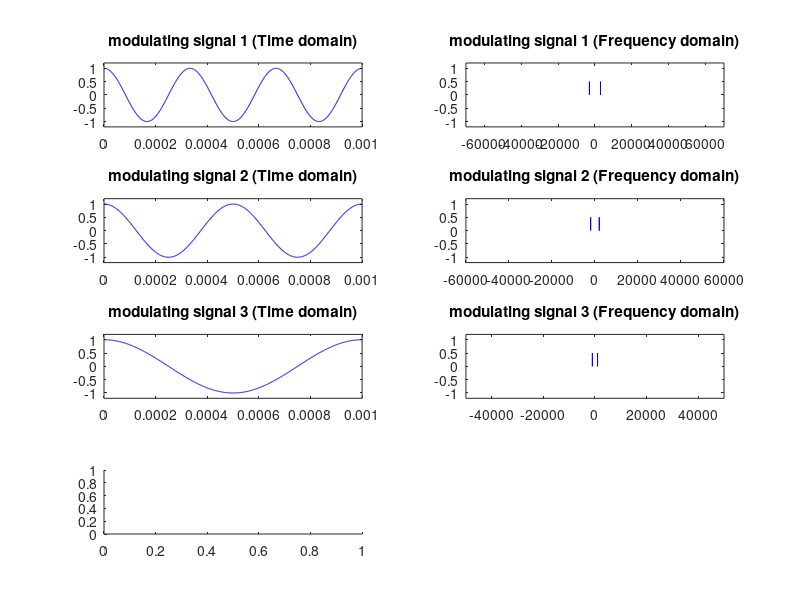

Write MATLAB code to recreate this figure. (Note: this script raises an error after producing the figure.)
% Plot tree diferent signals (cos) multiplexed in frequency domain. 

clc; clear all; close all

% Defining the signals amplitude. 
A1_modulating = 1;
A2_modulating = 1;
A3_modulating = 1;
A_carrier = 1;

% Defining the signals frequency
f1_modulating = 3000;
f2_modulating = 2000;
f3_modulating = 1000;

% carrier frequencies (use the bigger frequecy as f1 always!)
f1_carrier = 14000;
f2_carrier = 12000;
f3_carrier = 10000;


% Defining the period and frequency of sampling: 
fs1 = 50*f1_carrier;
Ts1 = 1/fs1;
T1 = 1/f1_modulating;

% Defining the signal period. 
t_inicial = 0;
t_final = 2;

% "t" vector: correspondente ao periodo de análise (dominio da frequência); 
t1 = [t_inicial:Ts1:t_final];

% calculando o passo no dominio da frequência; 
f1_step = 1/t_final;

% vetor "f" correspondente ao periodo de análise (dominio da frequência); 
f1 = [-fs1/2:f1_step:fs1/2];

modulating_signal1 = A1_modulating*cos(2*pi*f1_modulating*t1);
modulating_signal2 = A2_modulating*cos(2*pi*f2_modulating*t1);
modulating_signal3 = A3_modulating*cos(2*pi*f3_modulating*t1);

carrier_signal1 = A_carrier*cos(2*pi*f1_carrier*t1);
carrier_signal2 = A_carrier*cos(2*pi*f2_carrier*t1);
carrier_signal3 = A_carrier*cos(2*pi*f3_carrier*t1);

final_signal1 = modulating_signal1 .* carrier_signal1;
final_signal2 = modulating_signal2 .* carrier_signal2;
final_signal3 = modulating_signal3 .* carrier_signal3;


% realizando a FFT (fast Fourier Transform) do sinal para o domínio da frequência; 

modulating_F1 = fft(modulating_signal1)/length(modulating_signal1);
modulating_F1 = fftshift(modulating_F1);

carrier_F1 = fft(carrier_signal1)/length(carrier_signal1);
carrier_F1 = fftshift(carrier_F1);

modulating_F2 = fft(modulating_signal2)/length(modulating_signal2);
modulating_F2 = fftshift(modulating_F2);

carrier_F2 = fft(carrier_signal2)/length(carrier_signal2);
carrier_F2 = fftshift(carrier_F2);

modulating_F3 = fft(modulating_signal3)/length(modulating_signal3);
modulating_F3 = fftshift(modulating_F3);

carrier_F3 = fft(carrier_signal3)/length(carrier_signal3);
carrier_F3 = fftshift(carrier_F3);

multiplexed_singal = final_signal1 + final_signal2 + final_signal3;

multiplexed_F = fft(multiplexed_singal)/length(multiplexed_singal);
multiplexed_F = fftshift(multiplexed_F);


figure(1)
subplot(421)
plot(t1,modulating_signal1,'b')
xlim([0 3*T1])
ylim([-1.2*A1_modulating 1.2*A1_modulating])
title('modulating signal 1 (Time domain)')

subplot(423)
plot(t1,modulating_signal2,'b')
xlim([0 3*T1])
ylim([-1.2*A2_modulating 1.2*A2_modulating])
title('modulating signal 2 (Time domain)')

subplot(425)
plot(t1,modulating_signal3,'b')
xlim([0 3*T1])
ylim([-1.2*A3_modulating 1.2*A3_modulating])
title('modulating signal 3 (Time domain)')


subplot(422)
plot(f1,abs(modulating_F1), 'b')
xlim([-5*f1_carrier 5*f1_carrier])
ylim([-1.2*A1_modulating 1.2*A1_modulating])
title('modulating signal 1 (Frequency domain)')

subplot(424)
plot(f1,abs(modulating_F2), 'b')
xlim([-5*f2_carrier 5*f2_carrier])
ylim([-1.2*A2_modulating 1.2*A2_modulating])
title('modulating signal 2 (Frequency domain)')

subplot(426)
plot(f1,abs(modulating_F3), 'b')
xlim([-5*f3_carrier 5*f3_carrier])
ylim([-1.2*A3_modulating 1.2*A3_modulating])
title('modulating signal 3 (Frequency domain)')


subplot(427)
plot(t,multiplexed_singal, 'k')
xlim([0 3*T])
hold on
plot(t,modulating_signal1, 'r')
hold on
plot(t,modulating_signal2, 'g')
hold on
plot(t,modulating_signal3, 'b')
title('Multiplexed Signal (Time domain)')

subplot(428)
plot(f1,abs(multiplexed_F), 'b')
xlim([-5*multiplexed_F 5*multiplexed_F])
ylim([-1.2*multiplexed_F 1.2*multiplexed_F])
title('Multiplexed Signal (Frequency domain)')















final_F = fft(final_signal)/length(final_signal);
final_F = fftshift(final_F);




figure(1)
subplot(321)
plot(t,modulating_signal,'b')
xlim([0 3*T])
ylim([-1.2*A_modulating 1.2*A_modulating])
title('modulating signal (Time domain)')

subplot(323)
plot(t,carrier_signal, 'b')
xlim([0 3*T])
ylim([-1.2*A_carrier 1.2*A_carrier])
title('carrier signal (Time domain)')

subplot(325)
plot(t,final_signal, 'b')
xlim([0 3*T])
hold on
plot(t,modulating_signal, 'r')
xlim([0 3*T])
ylim([-1.2*A_modulating 1.2*A_modulating])
title('final signal (Time domain)')

subplot(322)
plot(f,abs(modulating_F), 'b')
xlim([-5*f_carrier 5*f_carrier])
ylim([-1.2*A_modulating 1.2*A_modulating])
title('modulating signal (Frequency domain)')

subplot(324)
plot(f,abs(carrier_F), 'b')
xlim([-5*f_carrier 5*f_carrier])
ylim([-0.8*A_carrier 0.8*A_carrier])
title('carrier signal (Frequency domain)')

subplot(326)
plot(f,abs(final_F), 'b')
xlim([-5*f_carrier 5*f_carrier])
ylim([-0.5*A_modulating 0.5*A_modulating])
title('final signal (Frequency domain)')


demulated_signal = final_signal .* carrier_signal; 

demulated_F = fft(demulated_signal)/length(demulated_signal);
demulated_F = fftshift(demulated_signal);

figure(2)
subplot(121)
plot(t,demulated_signal,'b')
xlim([0 3*T])
ylim([-1.2*A_modulating 1.2*A_modulating])
title('demulated signal (Time domain)')

subplot(122)
plot(f,abs(demulated_F), 'b')
xlim([-5*f_carrier 5*f_carrier])
ylim([-0.5*A_modulating 0.5*A_modulating])
title('demulated signal (Frequency domain)')
